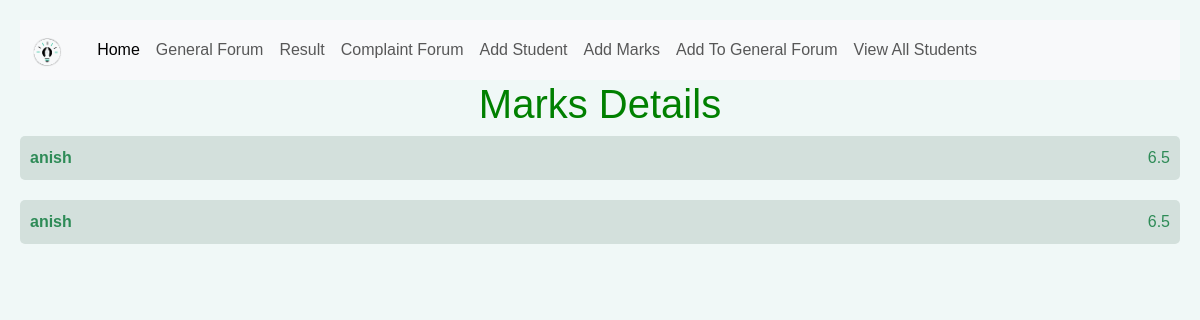
The app's page /view_marks/, older data.
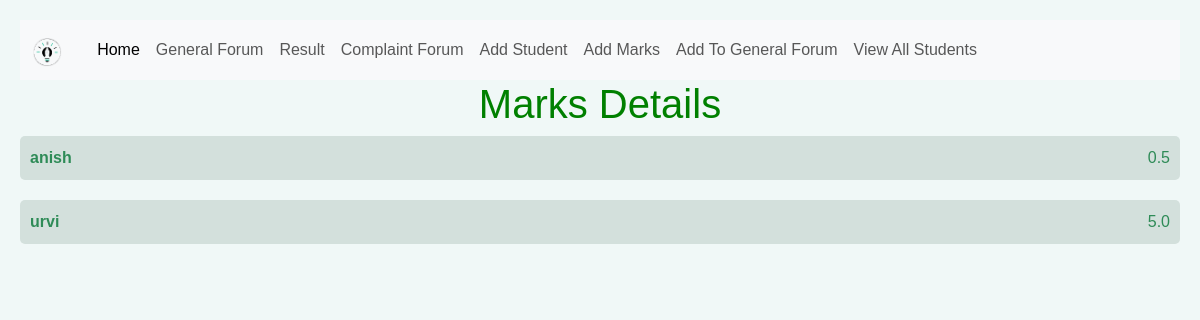
The same page, newer data.
### deptmanagementsystem/models.py (models this page shows, shortened)
class Marks(models.Model):
    cgp = models.FloatField(default=0)
    student = models.ForeignKey(Student, on_delete=models.CASCADE )

class Student(models.Model):
    name = models.CharField(max_length=20)
    batchId = models.IntegerField(null=True) #batchno(1,2) + semisternumber(1-8)
    description = models.CharField(max_length = 200)

### deptmanagementsystem/views.py (the view)
# urls.py: path('view_marks/', view_marks, name='view-marks'),
def view_marks(request):
    marks_details = Marks.objects.all()
    return render(request, 'view_marks.html', {'marks_details' : marks_details})

### templates/view_marks.html (shortened to what this page needs)
{% extends 'base.html' %}
{% block content %}
    <h1>Marks Details</h1>
    <ul class="mark-list">
        {% for mark in marks_details %}
            <li class="mark-item">
                <span class="student-name">{{ mark.student.name }}</span>
                <span class="cgp">{{ mark.cgp }}</span>
            </li>
        {% endfor %}
    </ul>
    {% endblock content %}

### templates/base.html (shortened to what this page needs)
<!DOCTYPE html>
<html lang="en">
<head>
{% load static %}
<link rel="stylesheet" href="{% static 'styles.css' %}">
<link href="https://cdn.jsdelivr.net/npm/bootstrap@5.3.3/dist/css/bootstrap.min.css" rel="stylesheet">
</head>
<body>
    <nav id="navigation" class="navbar navbar-expand-lg bg-body-tertiary">
        <div class="container-fluid">
            <a class="navbar-brand" href="{% url 'home' %}">
              <img src="{% static 'logo.png' %}" alt="logo" width="30" height="30" class="d-inline-block align-text-top"> &nbsp;</a>
            <div class="collapse navbar-collapse" id="navbarNav">
            <ul class="navbar-nav">
                <li class="nav-item">
                <a class="nav-link active" aria-current="page" href="{% url 'home' %}">Home</a>
                </li>
                <li class="nav-item">
                <a class="nav-link" href="{% url 'forum-list' %}">General Forum</a>
                </li>
                <li class="nav-item">
                  <a class="nav-link" href="{% url 'view-marks' %}">Result</a>
                </li>
                {% if request.user.userType != "stud" %}
                <li class="nav-item">
                  <a class="nav-link" href="{% url 'add-complaint' %}">Complaint Forum</a>
                </li>
                <li class="nav-item">
                  <a class="nav-link" href="{% url 'add-student' %}">Add Student</a>
                </li>
                <li class="nav-item">
                  <a class="nav-link" href="{% url 'add-marks' %}">Add Marks</a>
                </li>
                <li class="nav-item">
                  <a class="nav-link" href="{% url 'add-forum' %}">Add To General Forum</a>
                </li>
                <li class="nav-item">
                  <a class="nav-link" href="{% url 'view-student' %}">View All Students</a>
                </li>
                {% endif %}
            </ul>
            </div>
        </div>
    </nav>
    {% block content %}
    {% endblock content %}
</body>
</html>

### templates/view_marks.html (style rules this page uses)
body { font-family: Arial, sans-serif; background-color: #f0f8f7; color: #2e8b57; margin: 0; padding: 20px; }
h1 { color: #008000; text-align: center; }
.mark-list { list-style-type: none; padding: 0; }
.mark-item { margin-bottom: 20px; padding: 10px; background-color: #d3e0dc; border-radius: 5px; display: flex; justify-content: space-between; align-items: center; }
.student-name { font-weight: bold; }
.cgp { order: 1; }

Row changes from the older to the newer data that the page shows:
removed Marks: student.name "anish", cgp "6.5"
changed Marks "anish": cgp "6.5" → "0.5"
added Marks: student.name "urvi", cgp "5.0"
